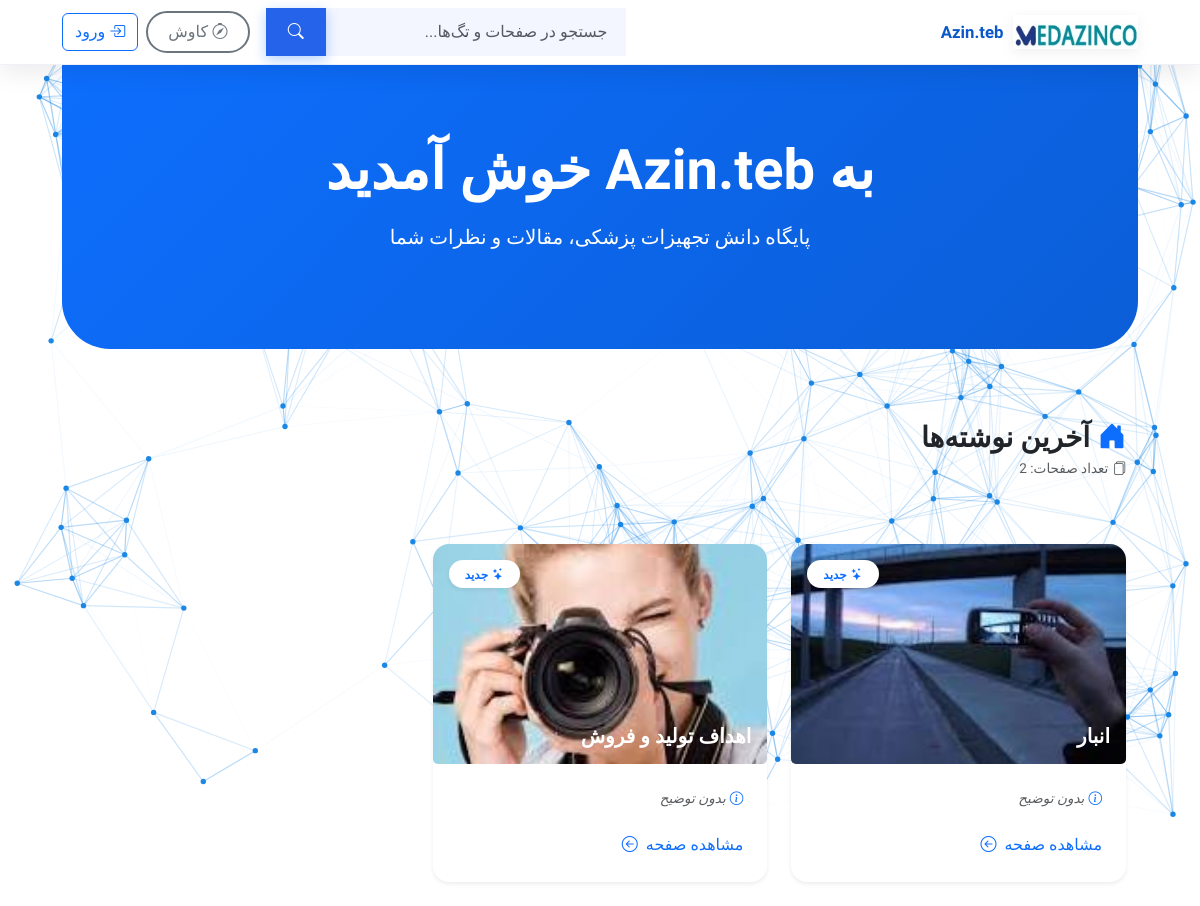
The page / on the database its author committed.
### app/models.py (models this page shows, shortened)
class Page(db.Model):
    __tablename__ = 'page'
    id = db.Column(db.Integer, primary_key=True)
    slug = db.Column(db.String(255), unique=True, nullable=False, index=True)
    title = db.Column(db.String(255))
    subtitle = db.Column(db.String(512))
    excerpt = db.Column(db.Text)
    tags = db.Column(db.String(1000))          # comma-separated or JSON
    feature_image = db.Column(db.String(255))
    gallery = db.Column(db.Text)               # JSON list of filenames
    videos = db.Column(db.Text)                # JSON list of filenames
    personnel = db.Column(db.Text)             # JSON list of dicts
    content = db.Column(db.Text)               # محتوای اصلی (Markdown/HTML)
    created_at = db.Column(db.DateTime, default=datetime.utcnow)
    updated_at = db.Column(db.DateTime, default=datetime.utcnow, onupdate=datetime.utcnow)
    user_id = db.Column(db.Integer, db.ForeignKey('user.id'), nullable=True)
    user = db.relationship('User', backref='pages')

### app/blueprints/wiki/routes.py (the view, shortened to what this page needs)
@wiki_bp.route('/', endpoint='index')
def index():
    search = request.args.get('search') or request.args.get('q') or ''
    search = search.strip()
    pages_out: List[dict] = []
    all_tags_set = set()
    if Page is not None:
        try:
            q = Page.query.order_by(Page.updated_at.desc())  # type: ignore
            if search:
                like = f"%{search}%"
                q = q.filter((Page.title.ilike(like)) | (Page.excerpt.ilike(like)) | (Page.tags.ilike(like)))  # type: ignore
            pages_meta = q.limit(500).all()
            for p in pages_meta:
                tags_list = [t.strip() for t in (p.tags or "").split(',') if t.strip()]
                try:
                    gallery = json.loads(p.gallery) if p.gallery else []
                except Exception:
                    gallery = []
                try:
                    videos = json.loads(p.videos) if p.videos else []
                except Exception:
                    videos = []
                try:
                    personnel = json.loads(p.personnel) if p.personnel else []
                except Exception:
                    personnel = []
                pages_out.append({
                    'slug': p.slug,
                    'title': p.title or p.slug.replace('-', ' '),
                    'subtitle': p.subtitle or '',
                    'excerpt': p.excerpt or '',
                    'tags': tags_list,
                    'feature_image': p.feature_image,
                    'gallery': gallery,
                    'videos': videos,
                    'personnel': personnel
                })
                for t in tags_list:
                    all_tags_set.add(t)
        except Exception:
            current_app.logger.exception("index: DB path failed; falling back to file scan")
    all_tags = sorted(list(all_tags_set), key=lambda s: s.lower())
    return render_template('index.html', pages=pages_out, all_tags=all_tags, search_query=search)

### app/__init__.py (called while the page is built)
def _inject_template_helpers(app: Flask) -> None:
    @app.context_processor
    def _helpers():
        def endpoint_exists(name: str) -> bool:
            try:
                return name in current_app.view_functions
            except Exception:
                return False
        return {"endpoint_exists": endpoint_exists}

### app/templates/index.html (shortened to what this page needs)
{% extends "base.html" %}
{% block content %}
<section class="hero-section text-white text-center py-5 mb-5" style="background: linear-gradient(135deg, #0d6efd, #0b5ed7); border-radius: 0 0 3rem 3rem;">
  <div class="container py-4">
    <h1 class="display-4 fw-bold mb-3" data-aos="fade-up">به Azin.teb خوش آمدید</h1>
    <p class="lead mb-4" data-aos="fade-up" data-aos-delay="100">پایگاه دانش تجهیزات پزشکی، مقالات و نظرات شما</p>
  </div>
</section>
<div class="container py-4">
  <div class="d-flex flex-wrap justify-content-between align-items-center mb-5" data-aos="fade-down">
    <div>
      <h3 class="fw-bold text-dark mb-1">
        <i class="bi bi-house-door-fill me-2 text-primary"></i>آخرین نوشته‌ها
      </h3>
      <p class="text-muted small">
        <i class="bi bi-files me-1"></i>تعداد صفحات: {{ pages|length }}
      </p>
    </div>
  </div>
  <div class="row g-4">
    {% for item in pages %}
      {% if item is string %}
        {% set slug = item %}
        {% set title = slug.replace('-', ' ') %}
        {% set excerpt = '' %}
        {% set feature = None %}
      {% else %}
        {% set slug = item.slug if item.slug is defined else item.get('slug', '') %}
        {% set title = item.title if item.title is defined else item.get('title', slug.replace('-', ' ') if slug else 'بدون عنوان') %}
        {% set excerpt = item.excerpt if item.excerpt is defined else item.get('excerpt', '') %}
        {% set feature = item.feature_image if item.feature_image is defined else item.get('feature_image', None) %}
      {% endif %}
      {% if slug %}
        <div class="col-md-6 col-lg-4" data-aos="fade-up" data-aos-delay="{{ loop.index * 50 }}">
          <a class="text-decoration-none card-link" href="{{ url_for('wiki.view_page', page_name=slug) }}">
            <div class="card border-0 shadow-sm rounded-4 h-100 overflow-hidden card-modern">
              <div class="position-relative img-wrapper" style="height: 220px; overflow: hidden;">
                {% if feature %}
                  <img src="{{ url_for('wiki.uploaded_file', filename=feature) }}"
                       class="w-100 h-100 object-fit-cover card-img"
                       alt="{{ title }}"
                       loading="lazy">
                {% else %}
                  <div class="bg-gradient-placeholder d-flex align-items-center justify-content-center w-100 h-100">
                    <i class="bi bi-image text-white" style="font-size: 3rem; opacity: 0.7;"></i>
                  </div>
                {% endif %}
                <div class="position-absolute top-0 start-0 w-100 h-100 bg-gradient-modern"></div>
                <span class="position-absolute top-0 end-0 m-3 badge bg-white text-primary rounded-pill px-3 py-2 shadow-sm">
                  <i class="bi bi-stars me-1"></i>جدید
                </span>
                <div class="position-absolute bottom-0 start-0 w-100 p-3 text-white title-wrapper">
                  <h5 class="fw-bold mb-0 card-title-modern">{{ title }}</h5>
                </div>
              </div>
              <div class="card-body p-4">
                {% if excerpt %}
                  <p class="text-muted small mb-0 lh-base">{{ excerpt|truncate(100) }}</p>
                {% else %}
                  <p class="text-muted small mb-0 lh-base fst-italic">
                    <i class="bi bi-info-circle me-1 text-primary"></i>بدون توضیح
                  </p>
                {% endif %}
                <div class="mt-4 d-flex align-items-center text-primary fw-medium read-more-modern">
                  <span>مشاهده صفحه</span>
                  <i class="bi bi-arrow-left-circle ms-2 transition-icon"></i>
                </div>
              </div>
            </div>
          </a>
        </div>
      {% endif %}
    {% endfor %}
  </div>
</div>
{% endblock %}

### app/static/css/theme.css (style rules this page uses)
:root { --bg: #f8fafc; --card: #ffffff; --muted: #6b7280; --text: #0f1724; --primary: #2563eb; --glass: linear-gradient(180deg, rgba(255,255,255,0.9), rgba(255,255,255,0.95)); }
* { box-sizing:border-box }
body { background:var(--bg); color:var(--text); font-family:"Vazirmatn", system-ui, -apple-system, "Segoe UI", Roboto, "Helvetica Neue", Arial; -webkit-font-smoothing:antialiased; -moz-osx-font-smoothing:grayscale; margin:0; }
.container { max-width:1100px }
.small { font-size:.85rem }
.card p { margin:0 }

### app/templates/base.html (style rules this page uses)
:root { --primary: #0d6efd; --primary-dark: #0a58ca; --primary-soft: rgba(13, 110, 253, 0.1); --light-bg: #f8f9fc; --card-bg: #ffffff; --text-dark: #1f2937; --text-muted: #6c757d; --glass-border: rgba(15, 23, 42, 0.08); --shadow-sm: 0 4px 12px rgba(0,0,0,0.05); --shadow-md: 0 8px 24px rgba(0,0,0,0.08); --shadow-lg: 0 16px 32px rgba(0,0,0,0.12); --radius-md: 12px; --radius-lg: 16px; --transition: all 0.25s ease; }
body { font-family: 'Vazirmatn', system-ui, -apple-system, 'Segoe UI', Roboto, sans-serif; background: var(--light-bg); color: var(--text-dark); line-height: 1.6; -webkit-font-smoothing: antialiased; -moz-osx-font-smoothing: grayscale; }

### rows shown on the page
Page: feature_image (picture), title "انبار"
Page: feature_image (picture), title "اهداف تولید و فروش"

### other values the page prints
{{ pages|length }} "2"
